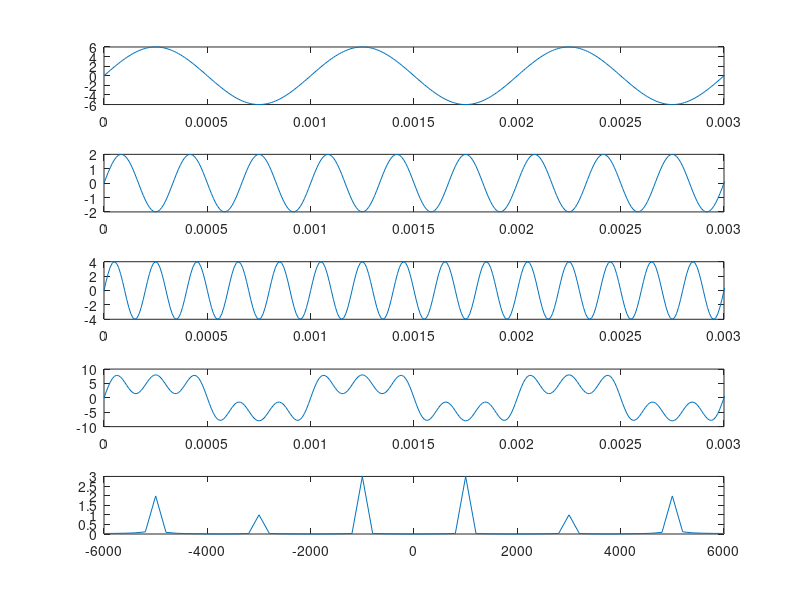
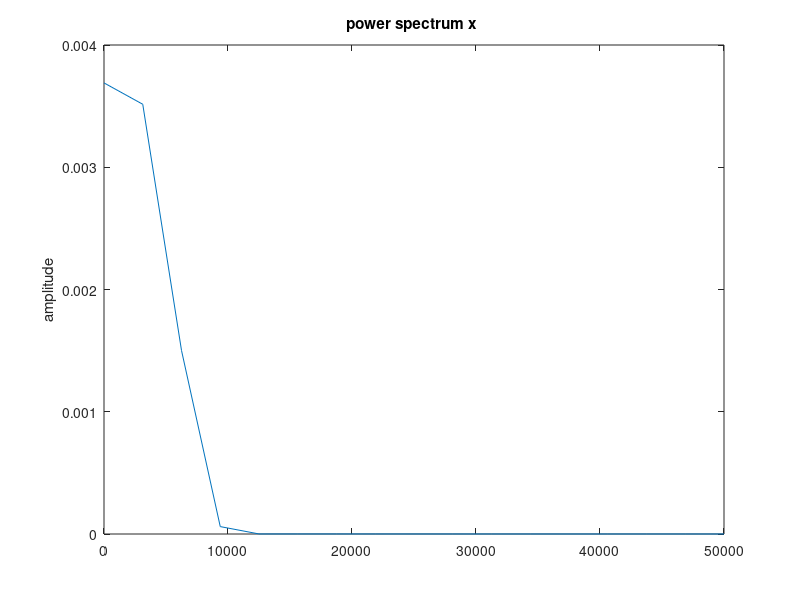

Write MATLAB code to recreate these figures, in order.
clear all;
clc;
close all;

fa = 100e3;
f1 = 1e3;
f2 = 3*f1;
f3 = 5*f1;
t = [0:1/fa:5*(1/1e3)];
f = [-fa/2:200:fa/2];

x1_t = 6*sin(2*pi*t*f1);
x2_t = 2*sin(2*pi*t*f2);
x3_t = 4*sin(2*pi*t*f3);
s_t = x1_t + x2_t + x3_t;
S_f = fft(s_t)/length(s_t);
S_f_shift = fftshift(S_f);

figure(1)
subplot(511)
plot(t, x1_t)
xlim([0 3/f1])

subplot(512)
plot(t, x2_t)
xlim([0 3/f1])

subplot(513)
plot(t, x3_t)
xlim([0 3/f1])

subplot(514)
plot(t, s_t)
xlim([0 3/f1])

subplot(515)
plot(f, abs(S_f_shift)); xlim([-6e3 6e3])

% Calculo da norma (media do vetor)
% Do ponto de vista geometrico, a norma ao quadrado representa energia do 
% sinal, que dividido pelo tempo, tempos potencia.
(norm(s_t)^2)/length(s_t)

figure(2)
pwelch(s_t, [], [], [], fa)

% outro exercicio:
% filtro_pb = [zeros(1, 9500) ones(1, 1001) zeros(1, 9500)];
% sinal_out = abs(X_f_shift).*filtro_pb;
